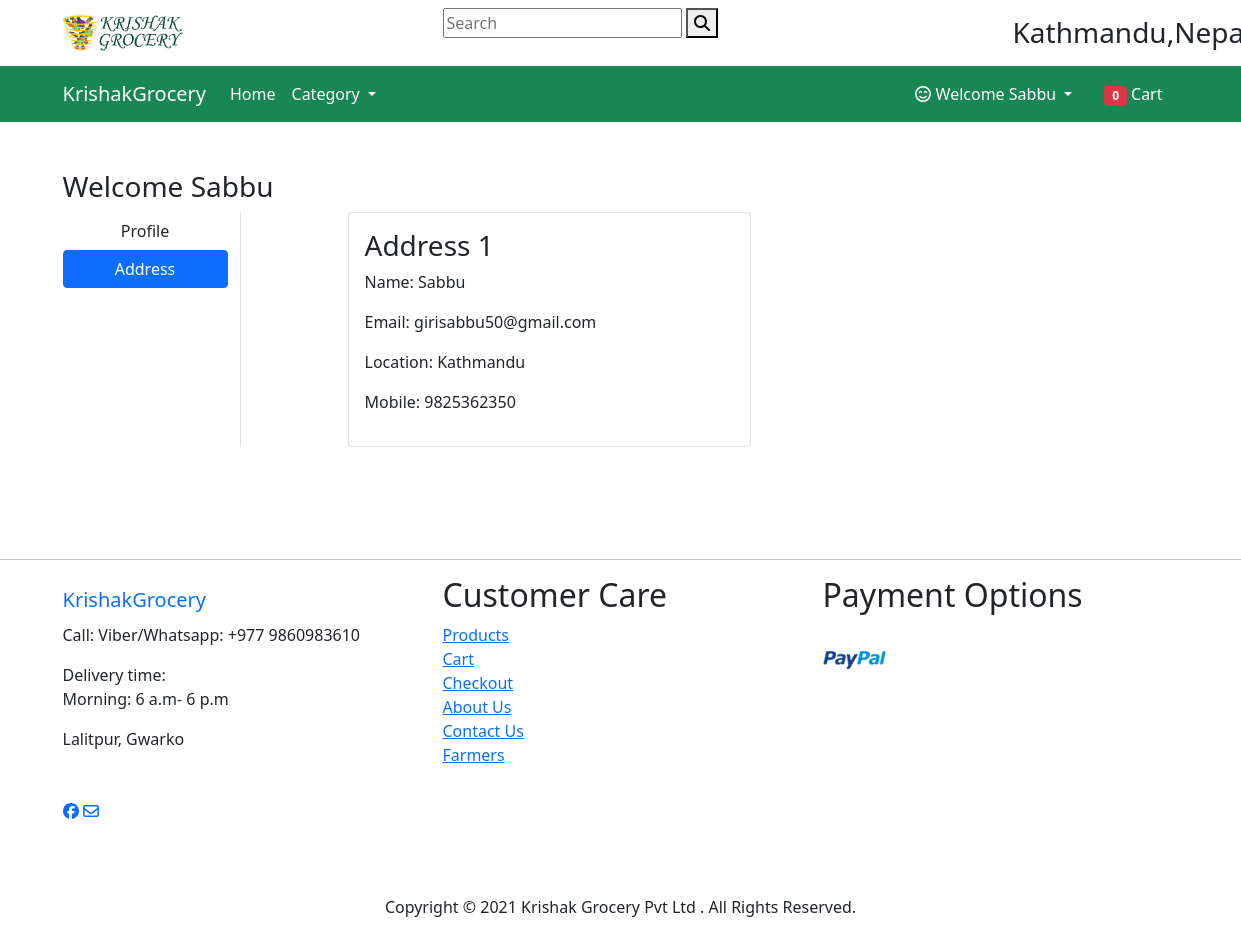
The app's page /address/ (signed in) with its own data.
### app/models.py (models this page shows, shortened)
class Customer(models.Model):
    user = models.ForeignKey(User, on_delete=models.CASCADE)
    name =  models.CharField(max_length=200)
    email = models.EmailField(max_length=50)
    mobile_number = models.CharField(max_length=200)
    location = models.CharField(max_length=200)

### app/views.py (the view)
# urls.py: path('address/', views.address, name='address'),
def address(request):
    totalitem = 0
    if request.user.is_authenticated:
        totalitem = len(Cart.objects.filter(user=request.user))
        add = Customer.objects.filter(user=request.user)
    return render(request, 'app/address.html', {'add':add, 'totalitem':totalitem, 'active':'btn-primary'})

### app/templates/app/address.html (shortened to what this page needs)
{% extends 'app/base.html' %}
{% load static %}
{% block main-content %}
<div class="container my-5">
 <div class="row">
 <h3>Welcome <span class="text-capitalize">{{request.user}}</span></h3>
  <div class="col-sm-2 border-end">
   <ul class="list-unstyled">
    <li class="d-grid"><a href="{% url 'profile' %}" class="btn ">Profile</a></li>
    <li class="d-grid"><a href="{% url 'address' %}" class="btn {{active}}">Address</a></li>
   </ul>
  </div>
  <div class="col-sm-9 offset-sm-1">
   <div class="row">
    {% for ad in add %}
    <div class="col-sm-6">
     <div class="card">
      <div class="card-body">
       <h3>Address {{forloop.counter}}</h3>
       <p>Name: {{ad.name}}</p>
       <p>Email: {{ad.email}}</p>
       <p>Location: {{ad.location}}</p>
       <p>Mobile: {{ad.mobile_number}}</p>
      </div>
     </div>
    </div>
    {% endfor %}
   </div>
  </div>
 </div>
</div>
{% endblock main-content %}

### app/templates/app/base.html (shortened to what this page needs)
{% load static %}
<!doctype html>
<html lang="en">
  <head>
    <link href="https://cdn.jsdelivr.net/npm/bootstrap@5.0.0-beta1/dist/css/bootstrap.min.css" rel="stylesheet">
    <link rel="stylesheet" href="{% static 'app/css/owl.carousel.min.css' %}">
    <link rel="stylesheet" href="{% static 'app/css/all.min.css' %}">
    <link rel="stylesheet" href="{% static 'app/css/style.css' %}">
  </head>
  <body>
    <div class="Header bg1 pt-2 pb-2">
      <div class="container">
        <div class="row">
          <div class="col text-left">
            <a href="/">
              <img src="{% static 'app/images/banner/logo.png' %}" style="height:50px;">
            </a>
          </div>
          <div class="col-md-6 mx-auto">
            <form action="{% url 'search' %}" method="GET">
              <input type="text" name="keyword" placeholder="Search" required>
              <button><i class="fas fa-search"></i></button>
            </form>
          </div>
          <div class="col-md-2 mt-2" >
            <h3>Kathmandu,Nepal</h3>
          </div>
        </div>
      </div>
    </div>
    <nav class="navbar navbar-expand-lg navbar-dark bg-success">
     <div class="container">
       <a class="navbar-brand" href="/">KrishakGrocery</a>
       <div class="collapse navbar-collapse" id="navbarSupportedContent">
         <ul class="navbar-nav me-auto mb-2 mb-lg-0">
           <li class="nav-item">
             <a class="nav-link active" aria-current="page" href="/">Home</a>
           </li>
           <li class="nav-item dropdown">
             <a class="nav-link dropdown-toggle text-white" href="#" id="electronicsDropdown" role="button" data-bs-toggle="dropdown" aria-expanded="false">
               Category
             </a>
           </li>
         </ul>
         <div>
          <ul class="navbar-nav me-auto mb-2 mb-lg-0">
            {% if request.user.is_authenticated %}
           <li class="nav-item dropdown mx-2">
              <a class="nav-link dropdown-toggle text-white" href="#" id="profileDropdown" role="button" data-bs-toggle="dropdown" aria-expanded="false">
                <i class="far fa-smile-beam"></i> Welcome {{request.user.username|capfirst}}
              </a>
            </li>
            <li class="nav-item mx-2">
             <a href="{% url 'showcart' %}" class="nav-link text-white"><span class="badge bg-danger">{{totalitem}}</span> Cart </a>
            </li>
            {% endif %}
          </ul>
         </div>
       </div>
     </div>
    </nav>
    {% block main-content %} {% endblock main-content %}
    <br/>
    <br/>
    <hr>
  <footer class="ftco-footer ftco-section">
    <div class="container">
      <div class="row mb-5">
        <div class="col-md">
          <div class="ftco-footer-widget mb-4">
            <h2 class="ftco-heading-2"> <a class="navbar-brand" href="/">KrishakGrocery</a></h2>
            <p>Call: Viber/Whatsapp: +977 9860983610</p>
            <p>Delivery time: <br>Morning: 6 a.m- 6 p.m</p>
            <p>Lalitpur, Gwarko</p>
            <ul class="ftco-footer-social list-unstyled float-md-left float-lft mt-5">
              <li class="ftco-animate"><a href="https://www.facebook.com/" target="_blank"><i
                    class="fab fa-facebook"></i></a> <a href="" target="_blank"><i class="far fa-envelope"></i></a></li>
            </ul>
          </div>
        </div>
        <div class="col-md">
          <div class="ftco-footer-widget mb-4 ml-md-5">
            <h2 class="ftco-heading-2">Customer Care</h2>
            <ul class="list-unstyled">
              <li><a href="#">Products</a></li>
              <li><a href="#">Cart</a></li>
              <li><a href="#">Checkout</a></li>
              <li><a href="#">About Us</a></li>
              <li><a href="#">Contact Us</a></li>
              <li><a href="#">Farmers</a></li>
            </ul>
          </div>
        </div>
        <div class="col-md">
          <div class="ftco-footer-widget mb-4 ml-md-5">
            <h2 class="ftco-heading-2">Payment Options</h2><br/>
            <img src=" static/app/images/banner/pm-1.png" alt="">
          </div>
        </div>
      </div>
      <div class="row">
        <div class="col-md-12 text-center">
          <p>
            Copyright &copy;
            <script>document.write(new Date().getFullYear());</script> Krishak Grocery Pvt Ltd . All Rights Reserved.
          </p>
        </div>
      </div>
    </div>
  </footer>
  </body>
</html>

### records on screen
Customer: name "Sabbu", email "girisabbu50@gmail.com", location "Kathmandu", mobile_number "9825362350"

### other values on screen
{{ request.user.username|capfirst }} "Sabbu"
{{ totalitem }} "0"
{{ request.user }} "Sabbu"
